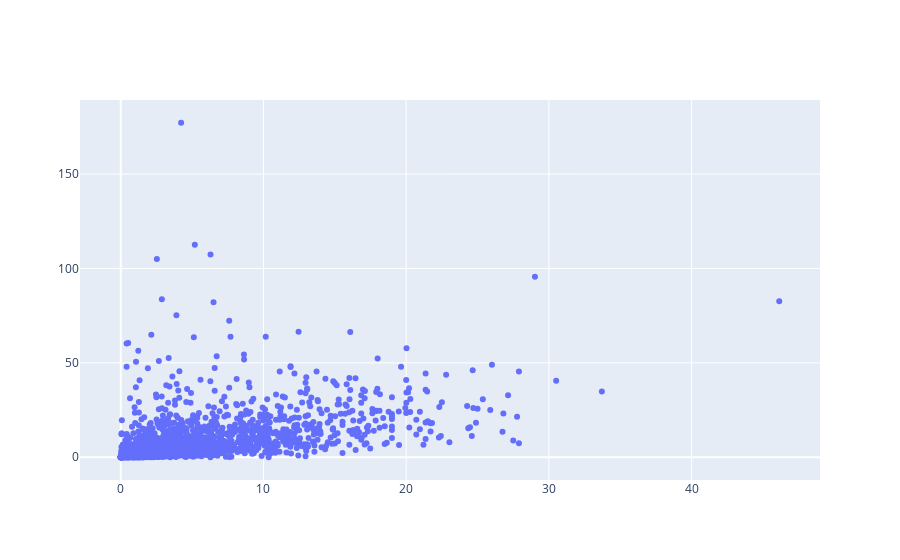

Source (notebook cell):
### Markdown cell above
> Once we have written the above code, we'll be ready to plot this data. Press shift + enter on the code below and you should see all movies in a graph.

### Code cell
from graph import plot
from plotly.offline import iplot, init_notebook_mode
init_notebook_mode(connected=True)

plot([revenues_per_budgets_trace])

### Figure 1 — Plotly figure (JSON) as saved in the notebook; plotly's stock layout.template omitted (floating-point values rounded to 4 significant figures; data arrays with more than 128 entries replaced by an {"elided": "..."} marker saying what was removed)
{"data": [{"mode": "markers", "name": "data", "text": {"elided": "1776 str values"}, "type": "scatter", "x": {"elided": "1776 float values"}, "y": {"elided": "1776 float values"}}], "layout": {}}
